Frame 1 (no input): blank canvas, image omitted
Frame 60 (no input): blank canvas, image omitted
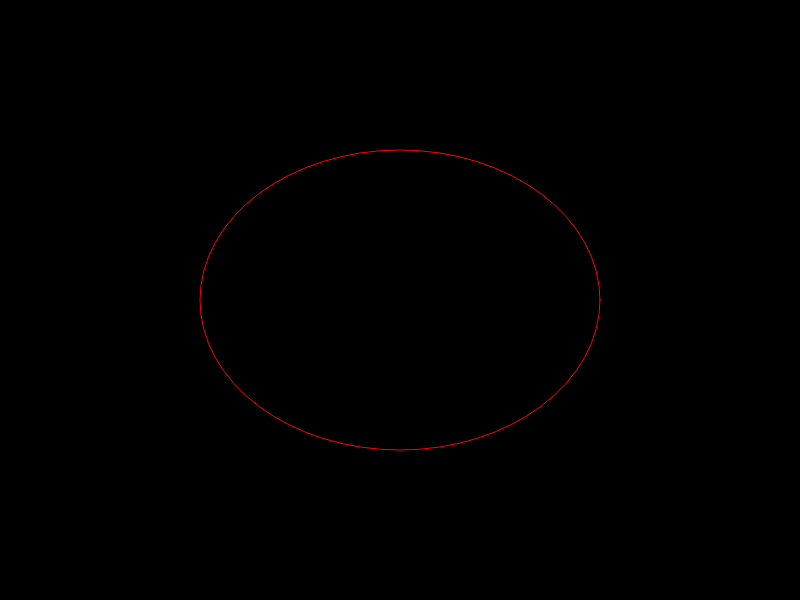
Frame 120 (the mouse pressed at the canvas centre since frame 60)

The p5.js sketch whose frames 1 and 60 were blank and that drew this single picture after the mouse press (run headless with seeded random() and noise() and a simulated clock; from frame 60 on, the mouse is pressed at the canvas centre):

// p5.js sketch
// ── sketch.js
function setup()
{
	createCanvas(800, 600);

	noFill();
	stroke(255, 0, 0);
}	

function draw()
{
	background(0);
	ellipse(400, 300, mouseX, mouseY);

}
// ── indew.html
<!DOCTYPE html>
<html>
	<hrad>
		<script src="http://cdnjs.cloudflare.com/ajax/libs/p5.js/0.3.7/p5.min.js" ></script>
		<script src="sketch.js"></script>
	</head>
	<body>
	</body>
</html>
